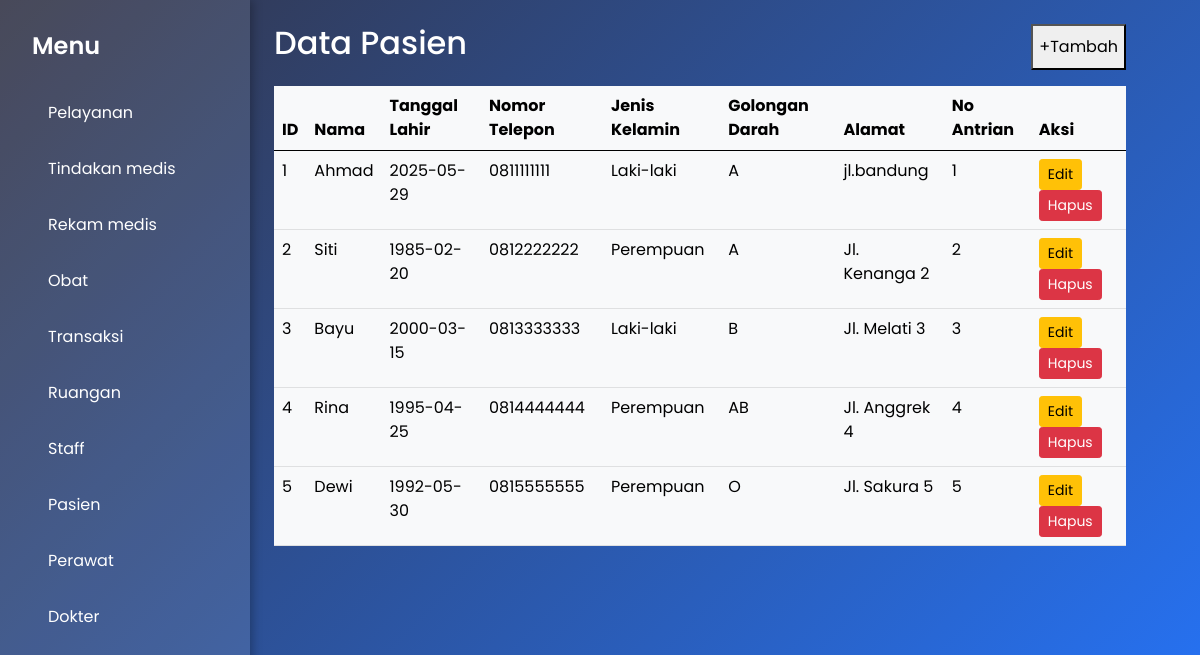
The app's page /pasien.php with its own data.
### tables this page shows
CREATE TABLE `pasien` (
  `id` int(11) NOT NULL,
  `nama_pasien` varchar(100) NOT NULL,
  `alamat` text NOT NULL,
  `tanggal_lahir` date NOT NULL,
  `no_telepon` varchar(15) NOT NULL,
  `jenis_kelamin` varchar(10) NOT NULL,
  `gol_darah` varchar(3) NOT NULL,
  `no_antrian` int(11) NOT NULL
);

### pasien.php (the view, shortened to what this page needs)
<?php
include("koneksi.php");
$query = 'SELECT * FROM pasien;';
$result = mysqli_query($koneksi, $query);
include 'layouts/header.php';
?>
<body>
  <div class="sidebar">
    <h2>Menu</h2>
    <div class="menu-item" onclick="window.location.href='pelayanan.php'">Pelayanan</div>
    <div class="menu-item" onclick="window.location.href='tindakanmedis.php'">Tindakan medis</div>
    <div class="menu-item" onclick="window.location.href='rekammedis.php'">Rekam medis</div>
    <div class="menu-item" onclick="window.location.href='obat.php'">Obat</div>
    <div class="menu-item" onclick="window.location.href='transaksi.php'">Transaksi</div>
    <div class="menu-item" onclick="window.location.href='ruangan.php'">Ruangan</div>
    <div class="menu-item" onclick="window.location.href='staff.php'">Staff</div>
    <div class="menu-item" onclick="window.location.href='pasien.php'">Pasien</div>
    <div class="menu-item" onclick="window.location.href='perawat.php'">Perawat</div>
    <div class="menu-item" onclick="window.location.href='dokter.php'">Dokter</div>
  </div>
<section class="p-4 ml-5 mr-5 w-75">
    <div class="d-flex flex-row justify-content-between">
        <h2>Data Pasien</h2>
        <button onclick="openModal()">+Tambah</button>
    </div>
    <table class="table table-light mt-3">
        <thead>
            <tr>
                <th scope="col">ID</th>
                <th scope="col">Nama</th>
                <th scope="col">Tanggal Lahir</th>
                <th scope="col">Nomor Telepon</th>
                <th scope="col">Jenis Kelamin</th>
                <th scope="col">Golongan Darah</th>
                <th scope="col">Alamat</th>
                <th scope="col">No Antrian</th>
                <th scope="col">Aksi</th>
            </tr>
        </thead>
        <tbody>
            <?php while ($pasien = mysqli_fetch_object($result)) { ?>
                <tr>
                    <td><?= $pasien->id ?></td>
                    <td><?= $pasien->nama_pasien ?></td>
                    <td><?= $pasien->tanggal_lahir ?></td>
                    <td><?= $pasien->no_telepon?></td>
                    <td><?= $pasien->jenis_kelamin?></td>
                    <td><?= $pasien->gol_darah?></td>
                    <td><?= $pasien->alamat ?></td>
                    <td><?= $pasien->no_antrian?></td>
                    <td>
                        <button class="btn btn-warning btn-sm" onclick="toggleEditForm(<?= $pasien->id ?>)">Edit</button>
                        <button class="btn btn-danger btn-sm" onclick="openDeleteModal(<?= $pasien->id ?>)">Hapus</button>
                    </td>
                </tr>
            <?php } ?>
        </tbody>
    </table>
</section>

### pasien.php (style rules this page uses)
* { box-sizing: border-box; }
body { margin: 0; font-family: 'Poppins', sans-serif; display: flex; min-height: 100vh; background: linear-gradient(135deg, #333446 0%, #2575fc 100%); color: #fff; }
.sidebar { width: 250px; background: rgba(255, 255, 255, 0.1); padding: 2rem; box-shadow: 2px 0 10px rgba(0, 0, 0, 0.3); display: flex; flex-direction: column; align-items: flex-start; }
.sidebar h2 { margin-bottom: 1.5rem; font-weight: 600; font-size: 1.5rem; text-align: left; }
.menu-item { margin: 0.5rem 0; padding: 0.5rem 1rem; border-radius: 8px; cursor: pointer; transition: background 0.3s ease; width: 100%; text-align: left; }

### records on screen
pasien: id "1", nama_pasien "Ahmad", tanggal_lahir "2025-05-29", no_telepon "0811111111", jenis_kelamin "Laki-laki", gol_darah "A", alamat "jl.bandung", no_antrian "1"
pasien: id "2", nama_pasien "Siti", tanggal_lahir "1985-02-20", no_telepon "0812222222", jenis_kelamin "Perempuan", gol_darah "A", alamat "Jl. Kenanga 2", no_antrian "2"
pasien: id "3", nama_pasien "Bayu", tanggal_lahir "2000-03-15", no_telepon "0813333333", jenis_kelamin "Laki-laki", gol_darah "B", alamat "Jl. Melati 3", no_antrian "3"
pasien: id "4", nama_pasien "Rina", tanggal_lahir "1995-04-25", no_telepon "0814444444", jenis_kelamin "Perempuan", gol_darah "AB", alamat "Jl. Anggrek 4", no_antrian "4"
pasien: id "5", nama_pasien "Dewi", tanggal_lahir "1992-05-30", no_telepon "0815555555", jenis_kelamin "Perempuan", gol_darah "O", alamat "Jl. Sakura 5", no_antrian "5"
